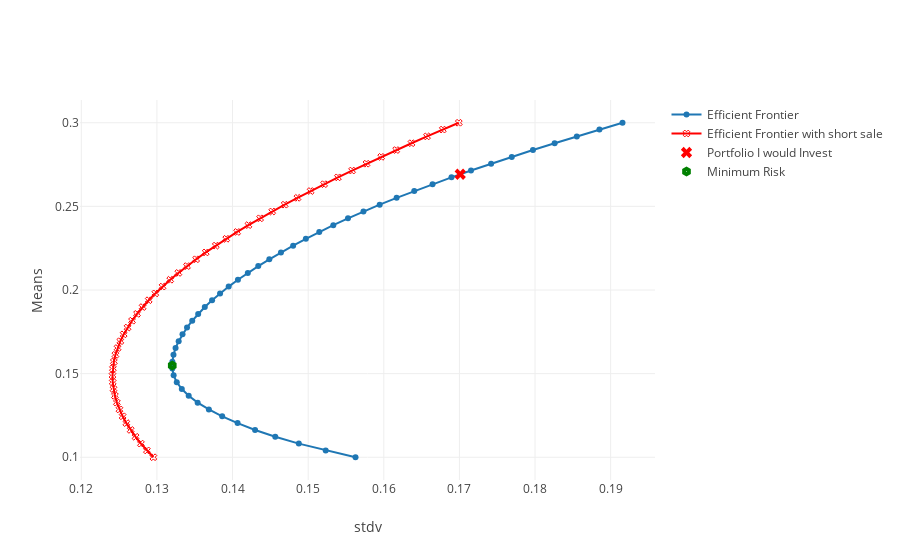

Notebook source saved alongside this figure:
### Code cell
iplot({'data':[
    go.Scatter(
        x = [ef['fun'] for ef in efficientPortfolios],
        y = target_Returns,
        mode = 'lines+markers',
        name = 'Efficient Frontier'),
    go.Scatter(
        x = [ef['fun'] for ef in efficientPortfolios_short_sale],
        y = target_Returns,
        mode = 'lines+markers',
        marker={'color': 'red', 'symbol': 104},
        name = 'Efficient Frontier with short sale'),
    go.Scatter(
        x = [my_sd],
        y = [my_return],
        mode = 'markers',
        marker={'color': 'red', 'symbol': 204, 'size': 10},
        name = 'Portfolio I would Invest'),
    go.Scatter(
        x = [mr_sd],
        y = [mr_return],
        mode = 'markers',
        marker={'color': 'green', 'symbol': 214, 'size': 10},
        name = 'Minimum Risk')
],
'layout': go.Layout(yaxis=go.YAxis(title='Means'),
                    xaxis=go.XAxis(title='stdv'))})

### Figure 1 — Plotly figure (JSON) as saved in the notebook; plotly's stock layout.template omitted (floating-point values rounded to 4 significant figures)
{"data": [{"mode": "lines+markers", "name": "Efficient Frontier", "type": "scatter", "uid": "48b92644-da1e-4e07-9669-278a05793088", "x": [0.1563, 0.1523, 0.1488, 0.1456, 0.143, 0.1407, 0.1386, 0.1369, 0.1354, 0.1342, 0.1333, 0.1326, 0.1322, 0.132, 0.132, 0.1322, 0.1325, 0.1329, 0.1334, 0.134, 0.1347, 0.1355, 0.1363, 0.1373, 0.1383, 0.1395, 0.1407, 0.142, 0.1434, 0.1449, 0.1464, 0.148, 0.1497, 0.1515, 0.1533, 0.1553, 0.1573, 0.1595, 0.1617, 0.164, 0.1664, 0.1689, 0.1715, 0.1742, 0.1769, 0.1797, 0.1826, 0.1855, 0.1885, 0.1916], "y": [0.1, 0.1041, 0.1082, 0.1122, 0.1163, 0.1204, 0.1245, 0.1286, 0.1327, 0.1367, 0.1408, 0.1449, 0.149, 0.1531, 0.1571, 0.1612, 0.1653, 0.1694, 0.1735, 0.1776, 0.1816, 0.1857, 0.1898, 0.1939, 0.198, 0.202, 0.2061, 0.2102, 0.2143, 0.2184, 0.2224, 0.2265, 0.2306, 0.2347, 0.2388, 0.2429, 0.2469, 0.251, 0.2551, 0.2592, 0.2633, 0.2673, 0.2714, 0.2755, 0.2796, 0.2837, 0.2878, 0.2918, 0.2959, 0.3]}, {"marker": {"color": "red", "symbol": 104}, "mode": "lines+markers", "name": "Efficient Frontier with short sale", "type": "scatter", "uid": "8360bfb4-9b75-4108-bb12-b6ee1c414d73", "x": [0.1295, 0.1287, 0.1279, 0.1272, 0.1265, 0.126, 0.1255, 0.125, 0.1247, 0.1244, 0.1243, 0.1242, 0.1241, 0.1242, 0.1243, 0.1245, 0.1248, 0.1252, 0.1256, 0.1261, 0.1267, 0.1274, 0.1281, 0.1289, 0.1298, 0.1307, 0.1318, 0.1328, 0.134, 0.1352, 0.1365, 0.1378, 0.1392, 0.1406, 0.1421, 0.1436, 0.1452, 0.1469, 0.1486, 0.1503, 0.1521, 0.1539, 0.1558, 0.1577, 0.1597, 0.1616, 0.1637, 0.1657, 0.1678, 0.1699], "y": [0.1, 0.1041, 0.1082, 0.1122, 0.1163, 0.1204, 0.1245, 0.1286, 0.1327, 0.1367, 0.1408, 0.1449, 0.149, 0.1531, 0.1571, 0.1612, 0.1653, 0.1694, 0.1735, 0.1776, 0.1816, 0.1857, 0.1898, 0.1939, 0.198, 0.202, 0.2061, 0.2102, 0.2143, 0.2184, 0.2224, 0.2265, 0.2306, 0.2347, 0.2388, 0.2429, 0.2469, 0.251, 0.2551, 0.2592, 0.2633, 0.2673, 0.2714, 0.2755, 0.2796, 0.2837, 0.2878, 0.2918, 0.2959, 0.3]}, {"marker": {"color": "red", "size": 10, "symbol": 204}, "mode": "markers", "name": "Portfolio I would Invest", "type": "scatter", "uid": "5c382bc2-2dba-4956-a909-63fab01432ed", "x": [0.1701], "y": [0.2692]}, {"marker": {"color": "green", "size": 10, "symbol": 214}, "mode": "markers", "name": "Minimum Risk", "type": "scatter", "uid": "fd5000c0-01cb-4f85-8df2-cef16b765c7b", "x": [0.132], "y": [0.1549]}], "layout": {"xaxis": {"title": {"text": "stdv"}}, "yaxis": {"title": {"text": "Means"}}}}
